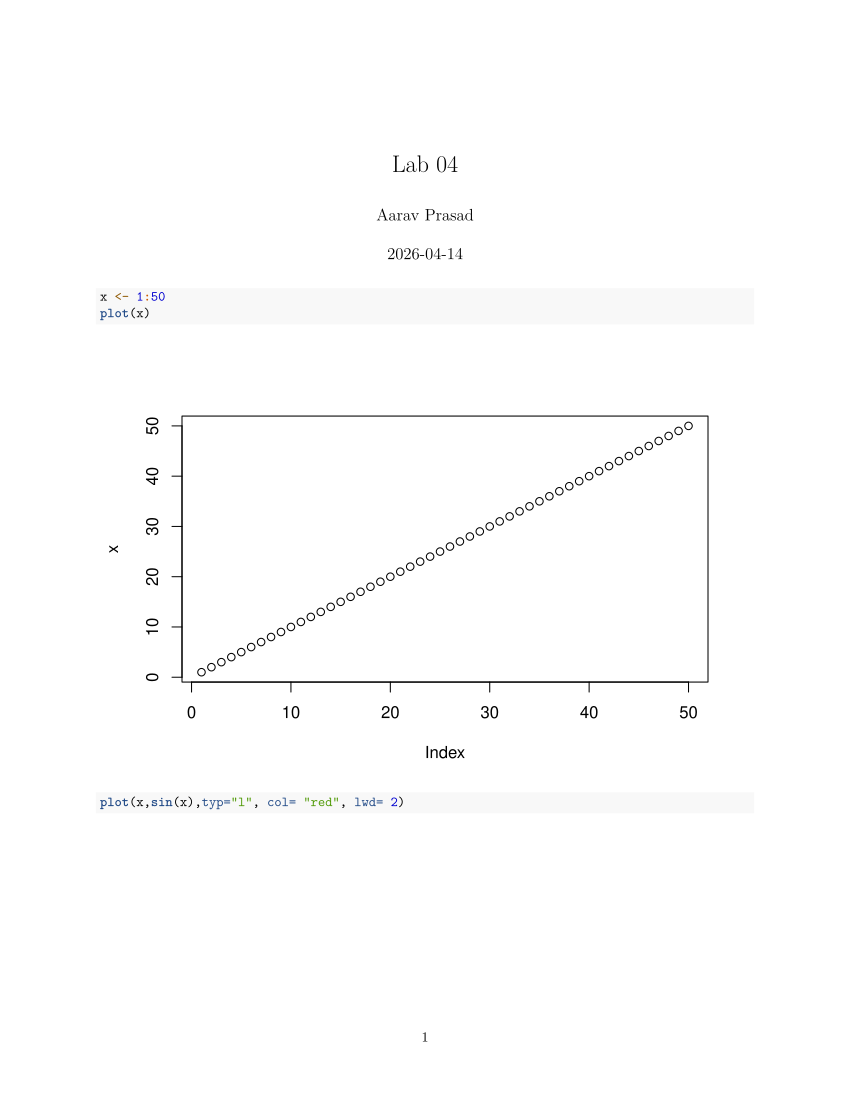

Source code (R):
#' ---
#' title: "Lab 04"
#' author: "Aarav Prasad"
#' ---




x <- 1:50
plot(x)
plot(x,sin(x),typ="l", col= "red", lwd= 2)
